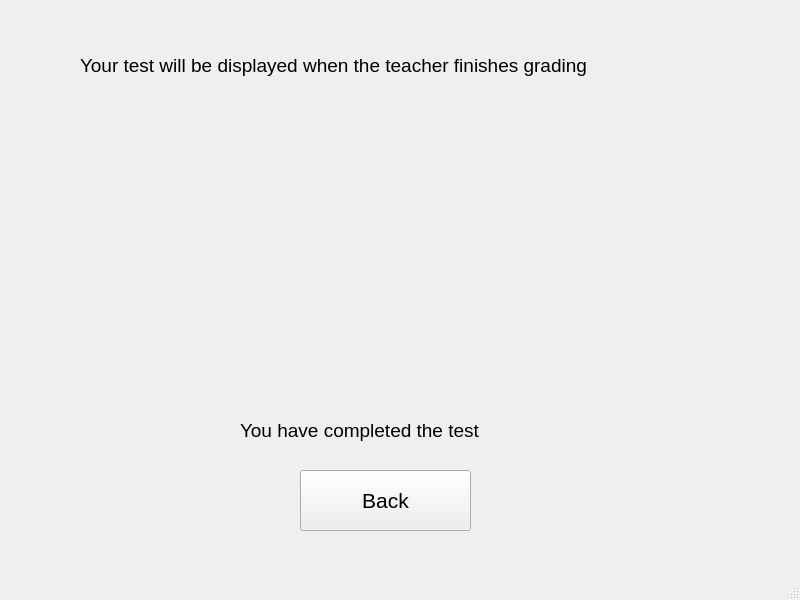
<?xml version="1.0" encoding="UTF-8"?>
<ui version="4.0">
 <class>MainWindow</class>
 <widget class="QMainWindow" name="MainWindow">
  <property name="geometry">
   <rect>
    <x>0</x>
    <y>0</y>
    <width>800</width>
    <height>600</height>
   </rect>
  </property>
  <property name="windowTitle">
   <string>MainWindow</string>
  </property>
  <widget class="QWidget" name="centralwidget">
   <widget class="QLabel" name="label">
    <property name="geometry">
     <rect>
      <x>80</x>
      <y>10</y>
      <width>621</width>
      <height>111</height>
     </rect>
    </property>
    <property name="font">
     <font>
      <pointsize>14</pointsize>
     </font>
    </property>
    <property name="text">
     <string>Your test will be displayed when the teacher finishes grading</string>
    </property>
   </widget>
   <widget class="QLabel" name="label_2">
    <property name="geometry">
     <rect>
      <x>330</x>
      <y>130</y>
      <width>131</width>
      <height>261</height>
     </rect>
    </property>
    <property name="text">
     <string/>
    </property>
    <property name="pixmap">
     <pixmap>../PTI picture SPCK/Boy.png</pixmap>
    </property>
    <property name="scaledContents">
     <bool>true</bool>
    </property>
   </widget>
   <widget class="QPushButton" name="back">
    <property name="geometry">
     <rect>
      <x>300</x>
      <y>470</y>
      <width>171</width>
      <height>61</height>
     </rect>
    </property>
    <property name="font">
     <font>
      <pointsize>16</pointsize>
     </font>
    </property>
    <property name="text">
     <string>Back</string>
    </property>
   </widget>
   <widget class="QLabel" name="label_3">
    <property name="geometry">
     <rect>
      <x>240</x>
      <y>400</y>
      <width>291</width>
      <height>61</height>
     </rect>
    </property>
    <property name="font">
     <font>
      <pointsize>14</pointsize>
     </font>
    </property>
    <property name="text">
     <string>You have completed the test</string>
    </property>
   </widget>
  </widget>
  <widget class="QMenuBar" name="menubar">
   <property name="geometry">
    <rect>
     <x>0</x>
     <y>0</y>
     <width>800</width>
     <height>26</height>
    </rect>
   </property>
  </widget>
  <widget class="QStatusBar" name="statusbar"/>
 </widget>
 <resources/>
 <connections/>
</ui>
